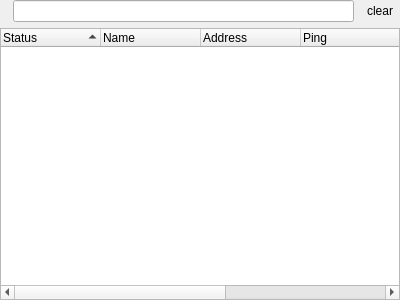
<?xml version="1.0" encoding="UTF-8"?>
<ui version="4.0">
 <class>ServListWidgetClass</class>
 <widget class="QWidget" name="ServListWidgetClass">
  <property name="geometry">
   <rect>
    <x>0</x>
    <y>0</y>
    <width>400</width>
    <height>300</height>
   </rect>
  </property>
  <property name="windowTitle">
   <string>Server list</string>
  </property>
  <layout class="QVBoxLayout" name="verticalLayout">
   <property name="margin">
    <number>0</number>
   </property>
   <item>
    <layout class="QHBoxLayout" name="horizontalLayout">
     <item>
      <widget class="QLabel" name="label">
       <property name="text">
        <string/>
       </property>
       <property name="pixmap">
        <pixmap resource="images.qrc">:/icons/icons/edit-find.png</pixmap>
       </property>
      </widget>
     </item>
     <item>
      <widget class="QLineEdit" name="filterEdit">
       <property name="toolTip">
        <string>Filter line. You can use here a regular expressions.</string>
       </property>
      </widget>
     </item>
     <item>
      <widget class="QToolButton" name="clearFilterButton">
       <property name="text">
        <string>clear</string>
       </property>
       <property name="icon">
        <iconset resource="images.qrc">
         <normaloff>:/icons/icons/edit-clear-locationbar-rtl.png</normaloff>:/icons/icons/edit-clear-locationbar-rtl.png</iconset>
       </property>
       <property name="toolButtonStyle">
        <enum>Qt::ToolButtonIconOnly</enum>
       </property>
       <property name="autoRaise">
        <bool>true</bool>
       </property>
      </widget>
     </item>
    </layout>
   </item>
   <item>
    <widget class="QTreeWidget" name="treeWidget">
     <property name="contextMenuPolicy">
      <enum>Qt::ActionsContextMenu</enum>
     </property>
     <property name="editTriggers">
      <set>QAbstractItemView::EditKeyPressed</set>
     </property>
     <property name="alternatingRowColors">
      <bool>true</bool>
     </property>
     <property name="rootIsDecorated">
      <bool>false</bool>
     </property>
     <property name="uniformRowHeights">
      <bool>true</bool>
     </property>
     <property name="sortingEnabled">
      <bool>true</bool>
     </property>
     <property name="allColumnsShowFocus">
      <bool>true</bool>
     </property>
     <property name="wordWrap">
      <bool>true</bool>
     </property>
     <column>
      <property name="text">
       <string>Status</string>
      </property>
      <property name="toolTip">
       <string>Server status</string>
      </property>
     </column>
     <column>
      <property name="text">
       <string>Name</string>
      </property>
      <property name="toolTip">
       <string>Server name</string>
      </property>
     </column>
     <column>
      <property name="text">
       <string>Address</string>
      </property>
      <property name="toolTip">
       <string>Server address (ip:port)</string>
      </property>
     </column>
     <column>
      <property name="text">
       <string>Ping</string>
      </property>
     </column>
     <column>
      <property name="text">
       <string>Game mode</string>
      </property>
     </column>
     <column>
      <property name="text">
       <string>Map</string>
      </property>
     </column>
     <column>
      <property name="text">
       <string>Players</string>
      </property>
     </column>
    </widget>
   </item>
  </layout>
  <action name="actionClearFilter">
   <property name="icon">
    <iconset resource="images.qrc">
     <normaloff>:/icons/icons/edit-clear-locationbar-rtl.png</normaloff>:/icons/icons/edit-clear-locationbar-rtl.png</iconset>
   </property>
   <property name="text">
    <string>Clear filter</string>
   </property>
   <property name="toolTip">
    <string>Clear current filter</string>
   </property>
  </action>
 </widget>
 <resources>
  <include location="images.qrc"/>
 </resources>
 <connections/>
</ui>
